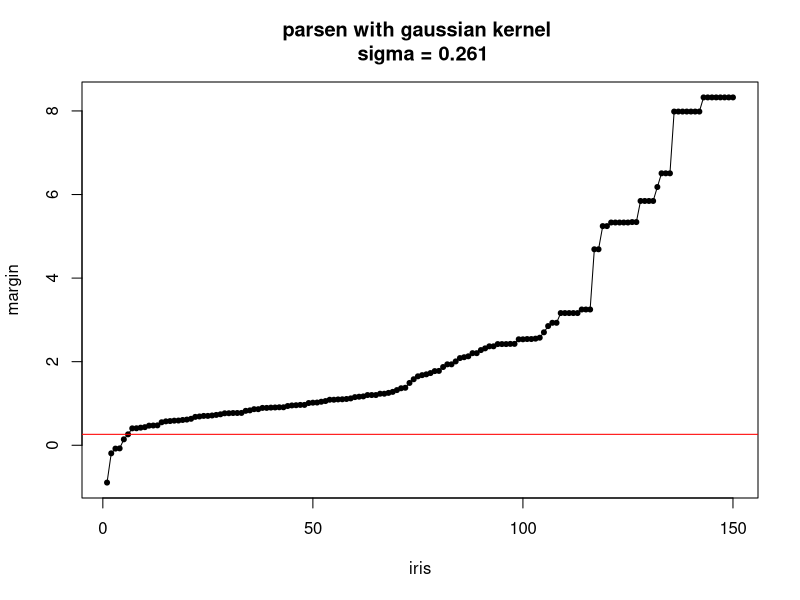
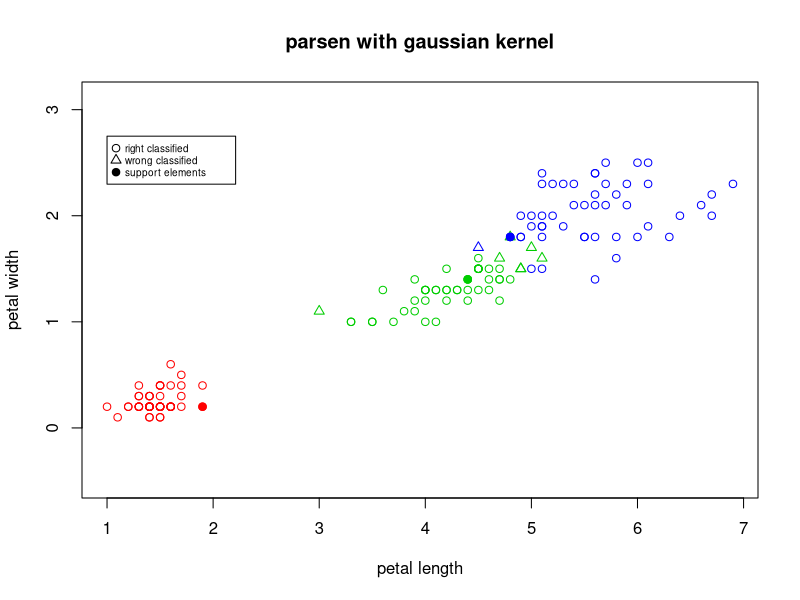
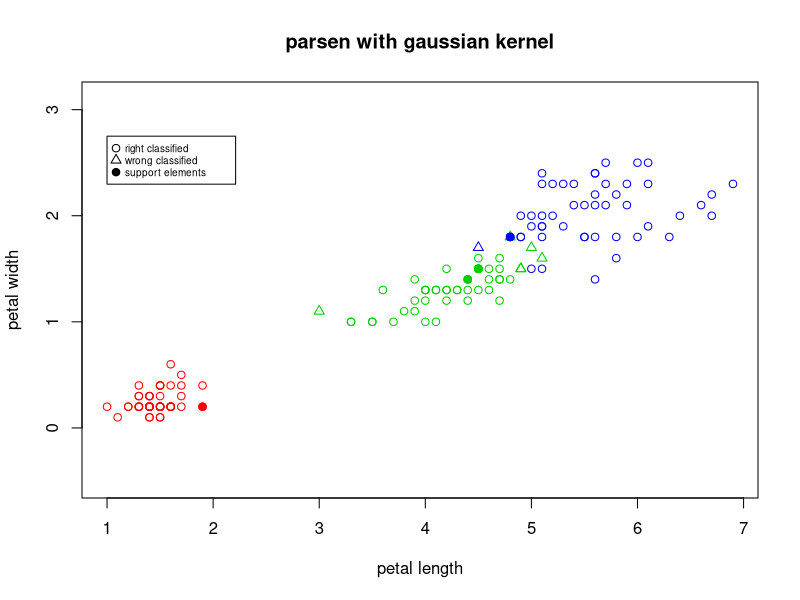
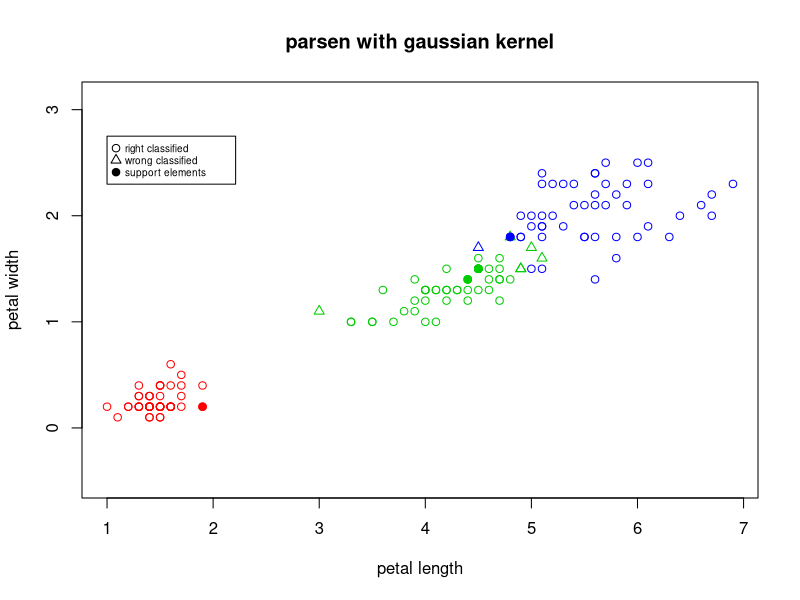
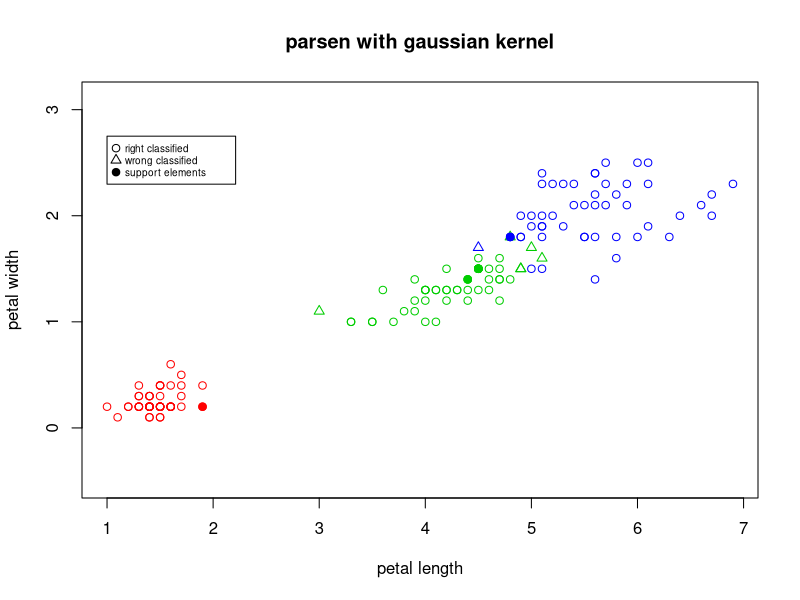
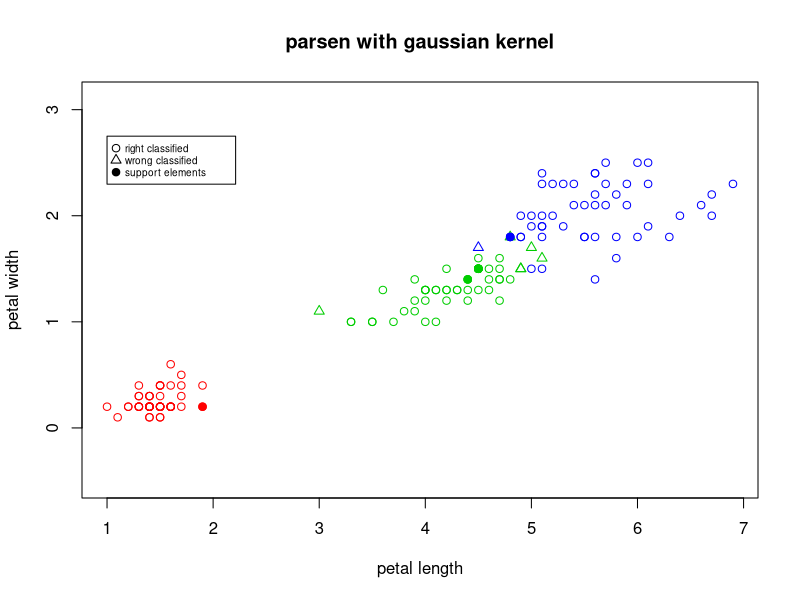
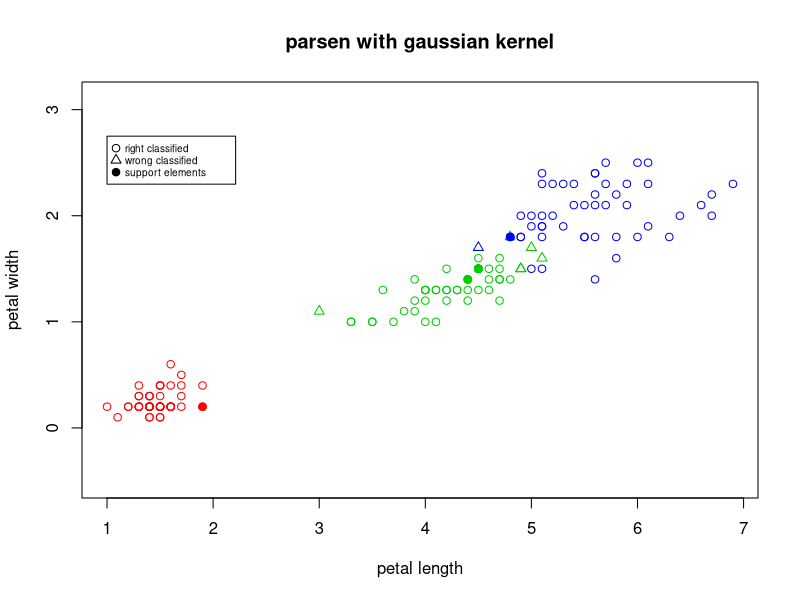
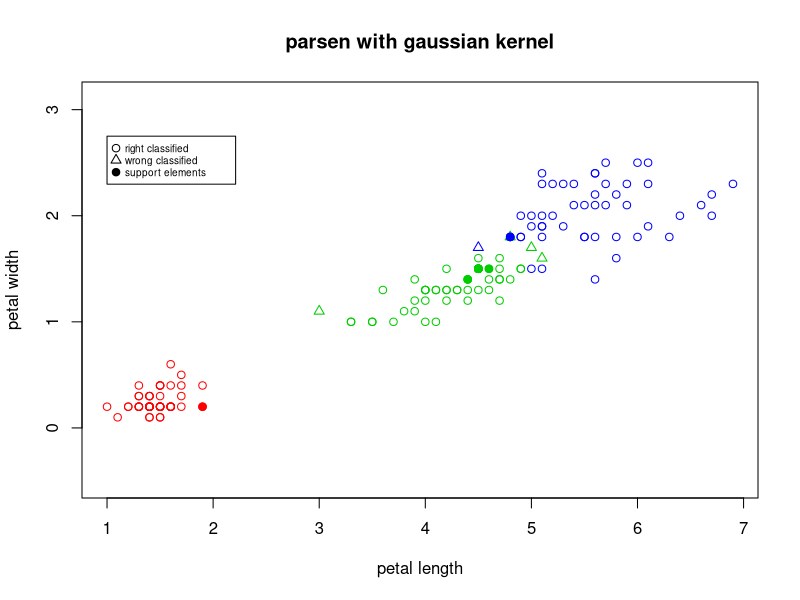

Generate these figures, in order, with R:
euclideanDistance <- function(u, v){
  return(sqrt(sum((u - v)^2)))
}

kernelGaussian <- function(x, y, metricFunction, h){
  r = metricFunction(x,y) / h
  return(((2*pi)^(-1/2)) * exp(-1/2*r^2))
}

parsen <- function(xl, z, h = 0.1, metricFunction=euclideanDistance, kernel=kernelGaussian){
  l <- dim(xl)[1]
  n <- dim(xl)[2] - 1
  
  d <- c(0.0,0.0,0.0)
  names(d) <- c("setosa", "versicolor", "virginica")
  
  for (i in 1:l){
    curObjClass = xl[i, n+1]
    d[curObjClass] <- d[curObjClass] + kernel(xl[i,1:n], z, metricFunction, h)
  }
  return (c(1,names(which.max(d))))
}

oneNN <- function(xl, z, metricFunction =euclideanDistance){
  
  min_dist = 1e15
  min_dist_class = 'setosa'
  
  l <- dim(xl)[1]
  n <- dim(xl)[2] - 1
  
  for (i in 1:l){
    tmp_dist =metricFunction(xl[i, 1:n], z)
    
    if(tmp_dist < min_dist) {
      min_dist = tmp_dist
      min_dist_class = xl[i, n+1]
    }
  }
  
  return (c(min_dist, min_dist_class))
}

kNN <- function(xl, z, k = 3){
  
  orderedXl <- sortObjectsByDist(xl, z)
  n <- dim(orderedXl)[2] - 1
  
  classes <- orderedXl[1:k, n + 1]
  
  counts <- table(classes)
  
  class <- which.max(counts)
  return (c(1,class))
}

sortObjectsByDist <- function(xl, z, metricFunction = euclideanDistance){
  l <- dim(xl)[1]
  n <- dim(xl)[2] - 1
  
  distances <- matrix(NA, l, 2)
  for (i in 1:l)
  {
    distances[i, ] <- c(i, metricFunction(xl[i, 1:n], z))
  }
  
  orderedXl <- xl[order(distances[, 2]), ]
  return (orderedXl);
}

findAccuracy <- function(learn_data ,data, classifMethod){
  accuracy = 0
  good_class <- data.frame()
  bad_class <- data.frame()
  
  for(i in c(1:length(data[,1]))){
    z <- data[i,1:2]
    classes = c('setosa','versicolor','virginica')
    class <- classifMethod(learn_data[,1:3], z)[2]
    
    data[i,5] = 'false'
    
    if(class == data[i,3]){
      # if(classes[as.integer(class)] == data[i,3]){
      data[i,5] = 'true'
      good_class <- data.frame(rbind(good_class, data[i,]))
      accuracy = accuracy + 1
    } else {
      bad_class <- data.frame(rbind(bad_class, data[i,]))
    }
  }
  
  colors <- c("setosa" = "red", "versicolor" = "green3", "virginica" = "blue1")
  pchList <- c("true" = 21, "false" = 24, "train" = 23)
  plot(data[, 1:2],
       pch = pchList[data[,5]],
       col = colors[data$Species],
       xlab = 'petal length',
       ylab = 'petal width',
       main = 'parsen with gaussian kernel',
       asp=1
  )
  legend(1, 2.75, legend=c("right classified", "wrong classified", "support elements"),
         pt.bg=c(NA, NA, "black"), pch=c(21,24,21), cex=0.6, pt.cex = 1, text.width = 1)
  points(learn_data[,1:2], pch=21, bg=colors[learn_data$Species], col=colors[learn_data$Species])
  
  return(c(length(data[,1]) - accuracy, names(which.max(table(bad_class[,3])))))
}

paintClassificationCard <- function(my_iris){
  colors <- c("setosa" = "red", "versicolor" = "green3",
              "virginica" = "blue")
  plot(my_iris[, 1:2],
       pch = 21,
       bg = colors[my_iris$Species],
       col = colors[my_iris$Species],
       xlab = 'petal length',
       ylab = 'petal width',
       main = '1NN',
       asp=1
  )
  points_array = c()
  
  step <- 0.5
  
  for (xtmp in seq(0, 7, by=step)){
    for (ytmp in seq(0, 3, by=step)){
      z <- c(xtmp,ytmp)
      class <- oneNN(my_iris, z)[2]
      points_array = c(points_array, c(z))
      points(z[1], z[2], pch = 1, col = colors[class])
    }
  }
}

distanceToClasses <- function(x, my_iris){
  his_class <- my_iris[my_iris$Species == x$Species &
                         my_iris$Petal.Length != x$Petal.Length &
                         my_iris$Petal.Width != x$Petal.Width, ]
  alien_class <- my_iris[my_iris$Species != x$Species &
                           my_iris$Petal.Length != x$Petal.Length &
                           my_iris$Petal.Width != x$Petal.Width, ]
  
  min_dist_to_his_class <- oneNN(his_class, x[,1:2])[1]
  min_dist_to_alien_class <- oneNN(alien_class, x[,1:2])[1]
  
  return(c(min_dist_to_his_class, min_dist_to_alien_class))
}

riskFunction <- function(x, my_iris){
  
  distances = distanceToClasses(x, my_iris)
  
  distIn = distances[1] # distance to nearest element from his class
  distOut = distances[2] # distance to nearest element from alien class
  # return(distIn/distOut)
  return(margin(x, my_iris))
}

margin <- function(x, my_iris) {
  # ## kNN
  # orderedXl <- sortObjectsByDist(my_iris, x[,1:2])
  # 
  # n <- dim(orderedXl)[2] - 1
  # 
  # classes <- orderedXl[1:k, n + 1]
  # 
  # counts <- table(classes)
  # 
  # n <- length(counts)
  # sortedCounts = sort(counts,partial=n-1)
  # 
  # return(sortedCounts[n] - sortedCounts[n-1])
  # ##
  
  l <- dim(my_iris)[1]
  n <- dim(my_iris)[2] - 1
  
  d <- c(0.0,0.0,0.0)
  names(d) <- c("setosa", "versicolor", "virginica")
  
  for (i in 1:l){
    curObjClass = my_iris[i, n+1]
    d[curObjClass] <- d[curObjClass] + kernelGaussian(my_iris[i,1:2], x[,1:2], metricFunction=euclideanDistance, h=0.1)
  }
  
  namesD = names(d)
  
  dCur <- which(namesD %in% x$Species)
  
  sortedCounts = sort(d[-dCur])
  
  # print(x[,3])
  # print(d)
  # print('__________________')
  
  return(d[x[, 3]] - sortedCounts[2])
}

countSigma <- function(my_iris, riskFunc) {
  
  # draw plot of margins
  
  sortedRiskVector <- sort(my_iris[,4])
  sigma <- sortedRiskVector[6]
  
  plotTitle <- paste('parsen with gaussian kernel \n sigma =', round(sigma, 3))
  plot(sortedRiskVector, pch=20, xlab='iris', ylab='margin', main=plotTitle)
  
  lines(sortedRiskVector, pch=16)
  lines(c(-100,250), c(sigma,sigma), pch=16, col='red')
  
  print(paste0('sigma = ', round(sigma, 3)))
  
  return(sigma)
}

stolp <- function(my_iris, l0, classifMethod=kNN, riskFunc=riskFunction){
  
  # #1 count risk vector and append it to data
  
  risk_vector <- c()
  
  for(i in 1:dim(my_iris)[1]){
    risk_vector <- c(risk_vector,riskFunc(my_iris[i,], my_iris))
  }
  my_iris = cbind(my_iris, risk_vector)
  
  # #2 delete noise ibjects
  
  sigma <- countSigma(my_iris, riskFunc)
  print(paste0('sigma = ', round(sigma, 3)))
  
  my_iris_without_noiseObjesct <- my_iris[my_iris[,dim(my_iris)[2]] > sigma, ]
  
  
  # #3 finding elements from each class with minimal risk
  
  setosaDF = my_iris_without_noiseObjesct[my_iris_without_noiseObjesct[,dim(my_iris)[2]-1] == 'setosa',]
  setosaMin <- setosaDF[which.min(setosaDF[,dim(my_iris)[2]]), ]
  # print(setosaMin)
  
  versicolorDF = my_iris_without_noiseObjesct[my_iris_without_noiseObjesct[,dim(my_iris)[2]-1] == 'versicolor',]
  versicolorMin <- versicolorDF[which.min(setosaDF[,dim(my_iris)[2]]), ]
  # print(versicolorMin)
  
  virginicaDF = my_iris_without_noiseObjesct[my_iris_without_noiseObjesct[,dim(my_iris)[2]-1] == 'virginica',]
  virginicaMin <- virginicaDF[which.min(setosaDF[,dim(my_iris)[2]]), ]
  # print(virginicaMin)
  
  learn_data <- data.frame(rbind(setosaMin, versicolorMin, virginicaMin))
  
  # #4 add element to learn_data
  while(TRUE){
    accArr <- findAccuracy(learn_data, my_iris, classifMethod)
    
    print( paste(
      paste(length(learn_data[,1]), ' |||| '),
      paste('false positive = ', accArr[1], '/', length(my_iris[,1]), ' = ', round(as.integer(accArr[1])/length(my_iris[,1]),3))
    ))
    
    if(as.integer(accArr[1]) < l0){
      break
    }
    
    if(accArr[2] == 'versicolor'){
      maxIndex = which.max(versicolorDF[, dim(my_iris)[2]])
      print(versicolorDF[maxIndex, ])
      learn_data <- data.frame(rbind(learn_data, versicolorDF[maxIndex, ]))
      versicolorDF <- versicolorDF[-maxIndex, ]
    } else if(accArr[2] == 'setosa'){
      maxIndex = which.max(setosaDF[, dim(my_iris)[2]])
      print(setosaDF[maxIndex, ])
      learn_data <- data.frame(rbind(learn_data, setosaDF[maxIndex, ]))
      setosaDF <- setosaDF[-maxIndex, ]
    } else {
      maxIndex = which.max(virginicaDF[, dim(my_iris)[2]])
      print(virginicaDF[maxIndex, ])
      learn_data <- data.frame(rbind(learn_data, virginicaDF[maxIndex, ]))
      virginicaDF <- virginicaDF[-maxIndex, ]
    }
    
  }
  
  print(paste0('accuracy = ', 1 - as.integer(findAccuracy(learn_data, my_iris, classifMethod)[1]) / length(my_iris[,1]) ))
  
  start <- Sys.time()
  for(idx in 1:150){
    parsen(learn_data[, 1:3], my_iris[idx,1:2])
  }
  print(Sys.time() - start)
}

# my_iris = read.table("/Users/khurshudov/Desktop/SMPR/metric_classification/iris30.txt", sep="\t", header=TRUE)
my_iris = iris[, 3:5]

# printAccuracy(my_iris)
# paintClassificationCard(my_iris)
stolp(my_iris, 5, classifMethod = parsen)

# margin(my_iris[1], my_iris, 3)
